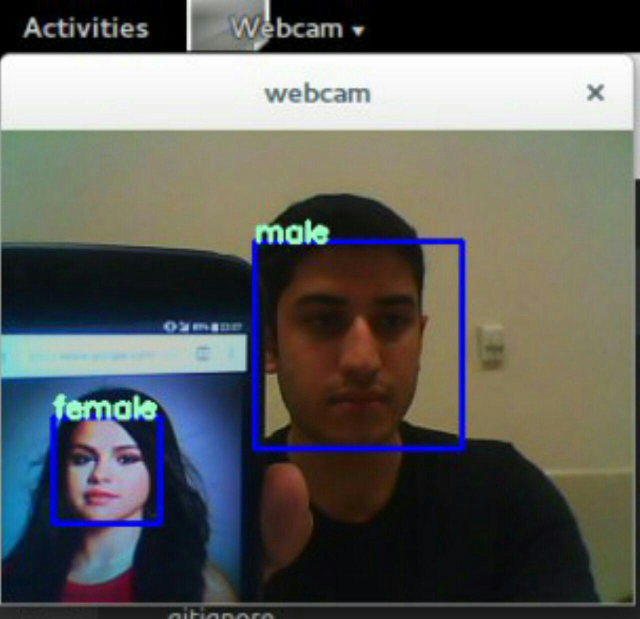
#> input picture resources/image.jpg, 1280 x 1238 px, given in place of the camera (shown at 1/2 size)
$ python live.py
#> lines starting #> are read from the running program, lines starting #| are printed output that depends on the picture; after the words box and inside, x2 and y2 are one past the last pixel; in counts of white or black regions, pixels touching at a corner belong together

import cv2
import sys

FACE_CASCADE = cv2.CascadeClassifier('./cascades/haarcascade_frontalface_alt2.xml')

try:
    cam = cv2.VideoCapture(0)
    while True:
        ret_val, image = cam.read()
#> image is the input picture: shape (1238, 1280, 3); mean B, G, R 93.1, 95.7, 94.6
        image = cv2.resize(image, (0,0), fx=0.5, fy=0.5)
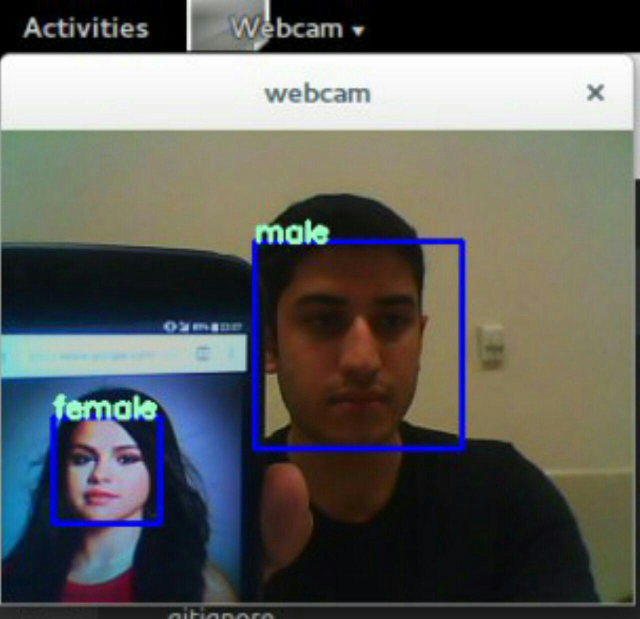
#> image: shape (619, 640, 3); mean B, G, R 93.3, 95.9, 94.7
        gray = cv2.cvtColor(image, cv2.COLOR_BGR2GRAY)
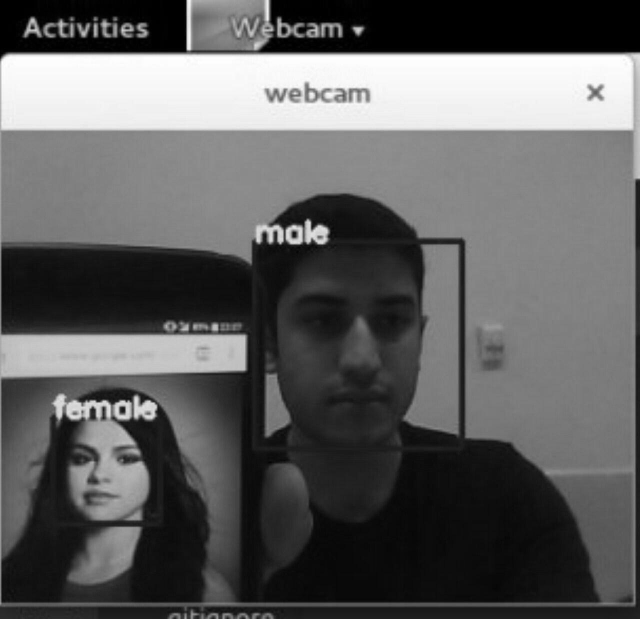
#> gray: shape (619, 640); min 0, max 255, mean 95.2
        faces = FACE_CASCADE.detectMultiScale(gray, 1.3, 5)
#> faces = [[51, 419, 102, 102], [260, 248, 192, 192]]
        for (x,y,w,h) in faces:
            # mouth = gray[y+int(h*0.6):y+h,x+int(w*0.25):x+int(w*0.75)]
            cv2.rectangle(image,(x+int(w*0.25),y+int(h*0.6)),(x+int(w*0.75),y+h),(255,0,0),2)
#> this loop made 2 passes
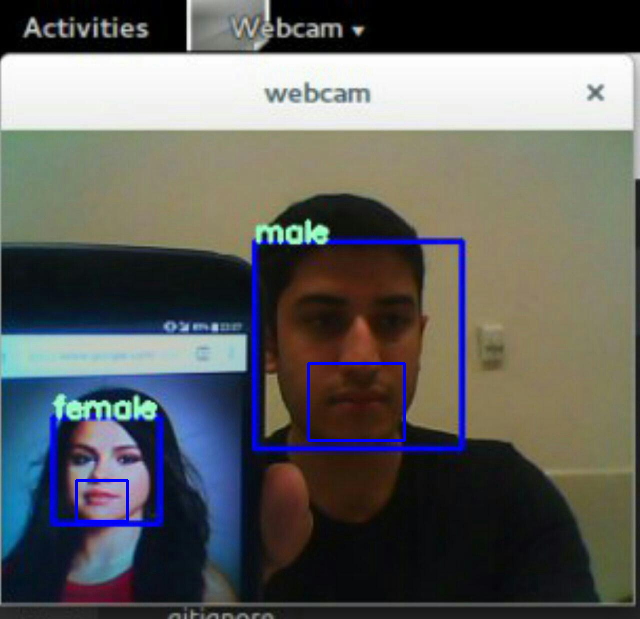
#> image: shape (619, 640, 3); 0.4% of pixels changed, all inside (x1, y1, x2, y2) = (75, 362, 406, 523)

        cv2.imshow('webcam', image)
        cv2.waitKey(1)

except KeyboardInterrupt:
    cv2.destroyAllWindows()
    sys.exit(-1)
